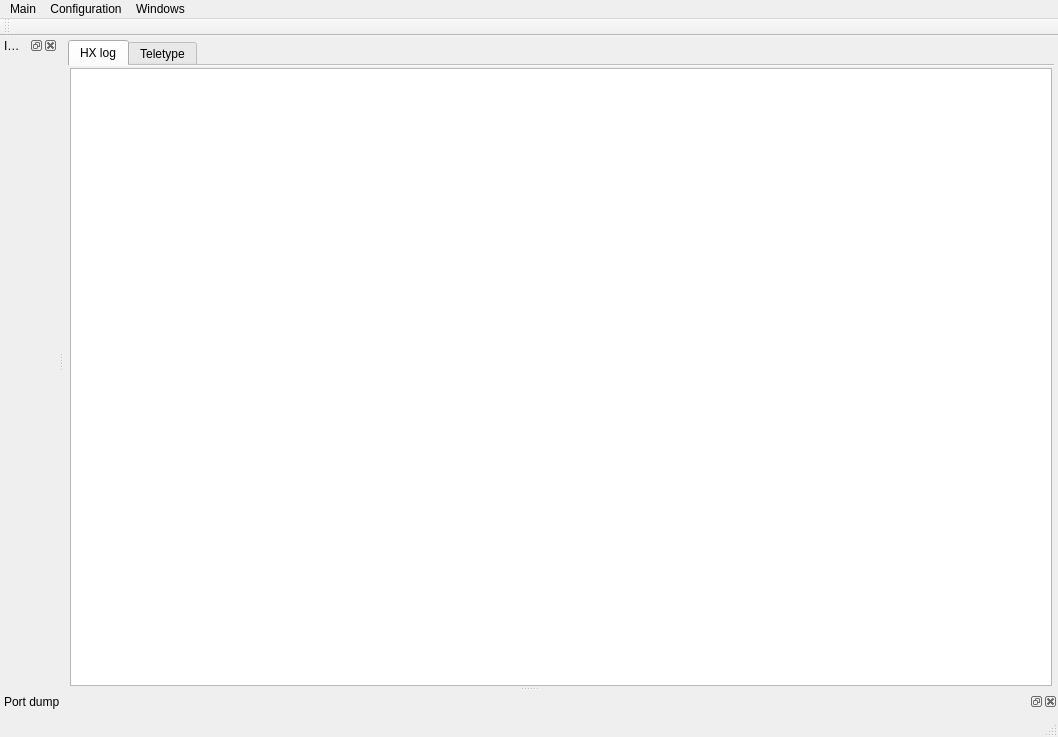
<?xml version="1.0" encoding="UTF-8"?>
<ui version="4.0">
 <class>MainWindow</class>
 <widget class="QMainWindow" name="MainWindow">
  <property name="geometry">
   <rect>
    <x>0</x>
    <y>0</y>
    <width>1058</width>
    <height>737</height>
   </rect>
  </property>
  <property name="windowTitle">
   <string>OpenHX</string>
  </property>
  <property name="dockOptions">
   <set>QMainWindow::AllowNestedDocks|QMainWindow::AllowTabbedDocks|QMainWindow::AnimatedDocks</set>
  </property>
  <widget class="QWidget" name="centralwidget">
   <layout class="QVBoxLayout" name="verticalLayout">
    <property name="spacing">
     <number>6</number>
    </property>
    <property name="leftMargin">
     <number>4</number>
    </property>
    <property name="topMargin">
     <number>4</number>
    </property>
    <property name="rightMargin">
     <number>4</number>
    </property>
    <property name="bottomMargin">
     <number>0</number>
    </property>
    <item>
     <widget class="QTabWidget" name="centralTabWidget">
      <property name="tabShape">
       <enum>QTabWidget::Rounded</enum>
      </property>
      <property name="currentIndex">
       <number>0</number>
      </property>
      <property name="iconSize">
       <size>
        <width>20</width>
        <height>20</height>
       </size>
      </property>
      <property name="elideMode">
       <enum>Qt::ElideNone</enum>
      </property>
      <property name="documentMode">
       <bool>true</bool>
      </property>
      <widget class="QWidget" name="tabLog">
       <attribute name="icon">
        <iconset resource="images.qrc">
         <normaloff>:/images/icons/log-light.png</normaloff>:/images/icons/log-light.png</iconset>
       </attribute>
       <attribute name="title">
        <string>HX log</string>
       </attribute>
       <layout class="QVBoxLayout" name="verticalLayout_7">
        <property name="spacing">
         <number>4</number>
        </property>
        <property name="leftMargin">
         <number>2</number>
        </property>
        <property name="topMargin">
         <number>2</number>
        </property>
        <property name="rightMargin">
         <number>2</number>
        </property>
        <property name="bottomMargin">
         <number>0</number>
        </property>
        <item>
         <layout class="QVBoxLayout" name="verticalLayout_6">
          <item>
           <widget class="QTextEdit" name="teLog">
            <property name="readOnly">
             <bool>true</bool>
            </property>
            <property name="placeholderText">
             <string/>
            </property>
           </widget>
          </item>
         </layout>
        </item>
       </layout>
      </widget>
      <widget class="QWidget" name="tabTeletype">
       <attribute name="icon">
        <iconset resource="images.qrc">
         <normaloff>:/images/icons/terminal-light.png</normaloff>:/images/icons/terminal-light.png</iconset>
       </attribute>
       <attribute name="title">
        <string>Teletype</string>
       </attribute>
      </widget>
     </widget>
    </item>
   </layout>
  </widget>
  <widget class="QMenuBar" name="menubar">
   <property name="geometry">
    <rect>
     <x>0</x>
     <y>0</y>
     <width>1058</width>
     <height>22</height>
    </rect>
   </property>
   <widget class="QMenu" name="menuConfigation">
    <property name="title">
     <string>Configuration</string>
    </property>
    <addaction name="actionSettings"/>
   </widget>
   <widget class="QMenu" name="menuMain">
    <property name="title">
     <string>Main</string>
    </property>
   </widget>
   <widget class="QMenu" name="menuWindows">
    <property name="title">
     <string>Windows</string>
    </property>
   </widget>
   <addaction name="menuMain"/>
   <addaction name="menuConfigation"/>
   <addaction name="menuWindows"/>
  </widget>
  <widget class="QStatusBar" name="statusbar"/>
  <widget class="QToolBar" name="toolBar">
   <property name="windowTitle">
    <string>toolBar</string>
   </property>
   <property name="iconSize">
    <size>
     <width>40</width>
     <height>40</height>
    </size>
   </property>
   <attribute name="toolBarArea">
    <enum>TopToolBarArea</enum>
   </attribute>
   <attribute name="toolBarBreak">
    <bool>false</bool>
   </attribute>
  </widget>
  <widget class="QDockWidget" name="dockImages">
   <property name="windowTitle">
    <string>Images</string>
   </property>
   <attribute name="dockWidgetArea">
    <number>1</number>
   </attribute>
   <widget class="QWidget" name="dockWidgetContents">
    <layout class="QVBoxLayout" name="verticalLayout_3">
     <property name="spacing">
      <number>4</number>
     </property>
     <property name="leftMargin">
      <number>2</number>
     </property>
     <property name="topMargin">
      <number>2</number>
     </property>
     <property name="rightMargin">
      <number>2</number>
     </property>
     <property name="bottomMargin">
      <number>2</number>
     </property>
     <item>
      <layout class="QVBoxLayout" name="verticalLayout_2"/>
     </item>
    </layout>
   </widget>
  </widget>
  <widget class="QDockWidget" name="dockDump">
   <property name="windowTitle">
    <string>Port dump</string>
   </property>
   <attribute name="dockWidgetArea">
    <number>8</number>
   </attribute>
   <widget class="QWidget" name="dockWidgetContents_2">
    <layout class="QVBoxLayout" name="verticalLayout_5">
     <property name="spacing">
      <number>4</number>
     </property>
     <property name="leftMargin">
      <number>2</number>
     </property>
     <property name="topMargin">
      <number>2</number>
     </property>
     <property name="rightMargin">
      <number>2</number>
     </property>
     <property name="bottomMargin">
      <number>2</number>
     </property>
     <item>
      <layout class="QVBoxLayout" name="verticalLayout_4"/>
     </item>
    </layout>
   </widget>
  </widget>
  <action name="actionSettings">
   <property name="icon">
    <iconset resource="images.qrc">
     <normaloff>:/images/icons/settings-light.png</normaloff>:/images/icons/settings-light.png</iconset>
   </property>
   <property name="text">
    <string>Settings...</string>
   </property>
  </action>
 </widget>
 <resources>
  <include location="images.qrc"/>
 </resources>
 <connections/>
</ui>
